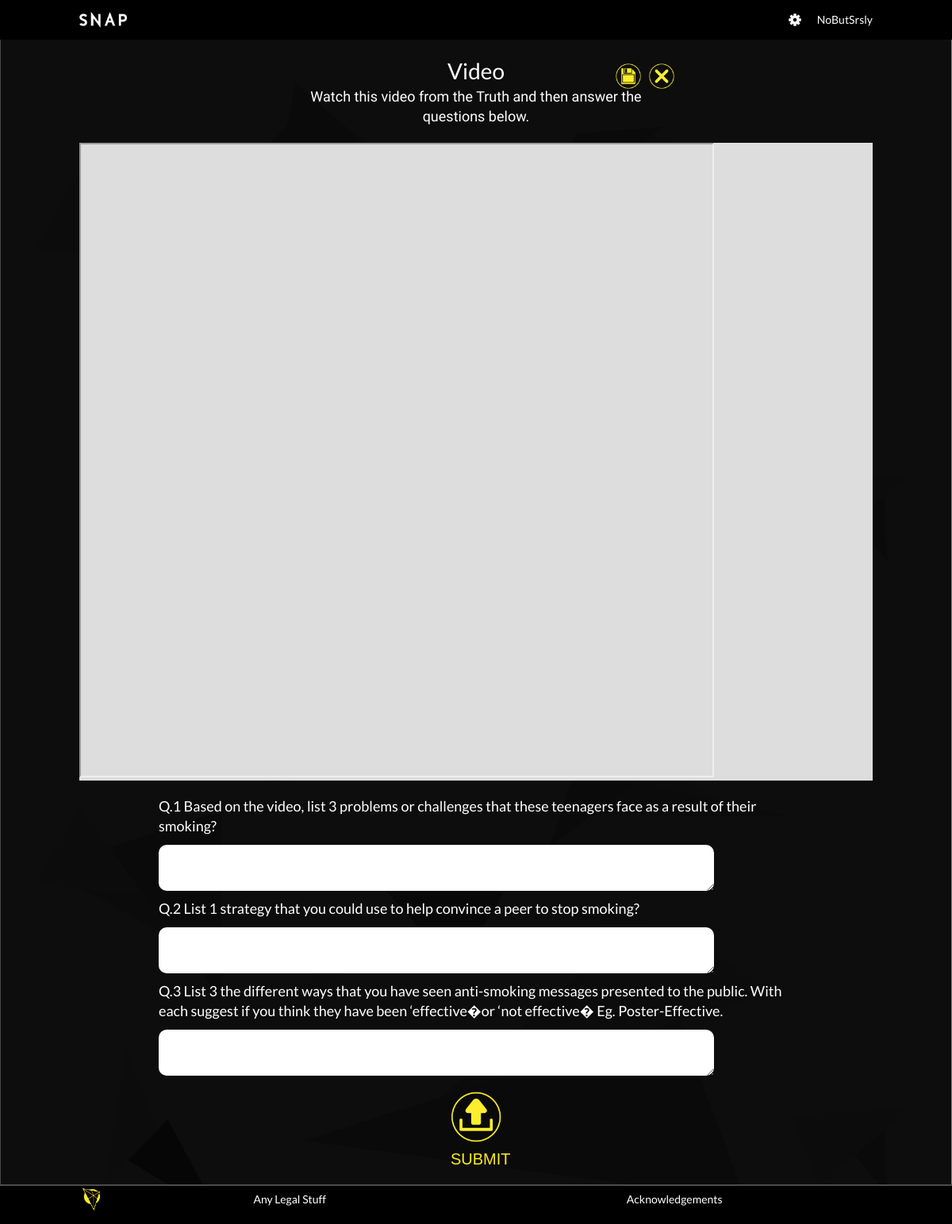
Screenshot of /student/video.php?quiz_id=3 (signed in) with the database file from the repository.
### tables this page shows
CREATE TABLE IF NOT EXISTS `Learning_Material` (
  QuizID   MEDIUMINT,
  Content  LONGTEXT,
  Excluded MEDIUMINT DEFAULT 0,
  CONSTRAINT Learning_Material_QuizID_PK PRIMARY KEY (QuizID),
  CONSTRAINT Learning_Material_QuizID_FK FOREIGN KEY (QuizID)
  REFERENCES Quiz (QuizID)
    ON DELETE CASCADE
    ON UPDATE CASCADE
);

CREATE TABLE IF NOT EXISTS `SAQ_Question` (
  SAQID    MEDIUMINT AUTO_INCREMENT,
  Question TEXT,
  Points   MEDIUMINT,
  QuizID   MEDIUMINT,
  CONSTRAINT SAQ_Question_SAQID_PK PRIMARY KEY (SAQID),
  CONSTRAINT SAQ_Question_QuizID_FK FOREIGN KEY (QuizID)
  REFERENCES SAQ_Section (QuizID)
    ON DELETE CASCADE
    ON UPDATE CASCADE
);

### mysql-lib.php (called while the page is built, shortened)
<?php
function getClass(PDO $conn, $classID)
{
    return getRecord($conn, $classID, "Class");
}
function getStudent(PDO $conn, $studentID)
{
    return getRecord($conn, $studentID, "Student", array("Class"));
}
function getMaxWeek(PDO $conn)
{
    $weekSql = "SELECT MAX(Week) AS WeekNum FROM Quiz";
    $weekQuery = $conn->prepare($weekSql);
    $weekQuery->execute();
    $weekResult = $weekQuery->fetch(PDO::FETCH_OBJ);
    return $weekResult;
}
function getSAQQuestions(PDO $conn, $quizID)
{
    $saqQuesSql = "SELECT *
                    FROM SAQ_Section NATURAL JOIN SAQ_Question
                    WHERE QuizID = ?
                    ORDER BY SAQID";
    $saqQuesQuery = $conn->prepare($saqQuesSql);
    $saqQuesQuery->execute(array($quizID));
    $saqQuesResult = $saqQuesQuery->fetchAll(PDO::FETCH_OBJ);
    return $saqQuesResult;
}
function getLearningMaterial(PDO $conn, $quizID)
{
    return getRecord($conn, $quizID, "Learning_Material", array("Quiz", "Topic"));
}
function getQuizStatus(PDO $conn, $quizID, $studentID)
{
    $statusSql = "SELECT COUNT(*) FROM Quiz_Record
					  WHERE QuizID = ? AND StudentID = ?";
    $statusQuery = $conn->prepare($statusSql);
    $statusQuery->execute(array($quizID, $studentID));
    if ($statusQuery->fetchColumn() == 1) {
        $statusSql = "SELECT `Status` FROM Quiz_Record
						  WHERE QuizID = ? AND StudentID = ?";
        $statusQuery = $conn->prepare($statusSql);
        $statusQuery->execute(array($quizID, $studentID));
        $statusResult = $statusQuery->fetch(PDO::FETCH_OBJ);
        return $statusResult->Status;
    } else {
        return "UNANSWERED";
    }
}
function getStudentWeek(PDO $conn, $studentID)
{
    $classID = getStudent($conn, $studentID)->ClassID;
    $week = min(getClass($conn, $classID)->UnlockedProgress, getMaxWeek($conn)->WeekNum);
    return $week;
}
function getTablePK(PDO $conn, $tableName)
{
    $tableSql = "SHOW KEYS FROM $tableName WHERE Key_name = 'PRIMARY'";
    $tableQuery = $conn->prepare($tableSql);
    $tableQuery->execute();
    $tableResult = $tableQuery->fetchAll(PDO::FETCH_OBJ);
    $tablePK = $tableResult[0]->Column_name;
    return $tablePK;
}
function getRecord(PDO $conn, $recordID, $tableName, array $joinTables = null)
{
    $tablePK = getTablePK($conn, $tableName);
    $tableSql = "SELECT COUNT(*)
				 FROM $tableName
				 WHERE $tablePK = ?";
    $tableQuery = $conn->prepare($tableSql);
    $tableQuery->execute(array($recordID));
    $tableSql = "SELECT * FROM $tableName";
    if ($joinTables != null) {
        foreach ($joinTables as $joinTable) {
            $tableSql .= " NATURAL JOIN " . $joinTable;
        }
    }
    $tableSql .= " WHERE $tablePK = ?";
    $tableQuery = $conn->prepare($tableSql);
    $tableQuery->execute(array($recordID));
    $tableResult = $tableQuery->fetch(PDO::FETCH_OBJ);
    return $tableResult;
}
?>

### student/video.php (the view, shortened to what this page needs)
<?php
    require_once("../mysql-lib.php");
    $pageName = "video";
    if($_SERVER["REQUEST_METHOD"] == "GET"){
        if(isset($_GET["quiz_id"])){
            $quizID = $_GET["quiz_id"];
        } else{
        }
    } else {
    }
    $conn = null;
    try {
        $conn = db_connect();
        $week = getWeekByQuiz($conn, $quizID);
        if ($week > getStudentWeek($conn, $studentID)) {
            echo '<script>alert("This is a locked quiz!")</script>';
            echo '<script>window.location="game-home.php"</script>';
        }
        $status = getQuizStatus($conn, $quizID, $studentID);
        if (getQuizExtraAttr($conn, $quizID)) {
            $backPage = "extra-activities.php?week=".$week;
        } else {
            $backPage = "weekly-task.php?quiz_id=".$quizID;
        }
        $mediaContent = getLearningMaterial($conn, $quizID);
        $mediaQuestions = getSAQQuestions($conn, $quizID);
    } catch(Exception $e) {
        if($conn != null) {
            db_close($conn);
        }
        debug_err($pageName, $e);
        exit;
    }
?>
<!DOCTYPE html>
<html lang="en">
<head>
    <link rel="stylesheet" href="./css/common.css">
</head>
<body>
<div class="page-wrapper">
    <div class="header-wrapper">
        <div class="header">
            <a class="home-link">SNAP</a>
            <div class="settings">
                <div class="setting-icon dropdown">
                </div>
                <a href="#" class="setting-text">NoButSrsly</a>
            </div>
        </div>
    </div>
    <div class="content-wrapper">
        <div class="video-container">
            <div class="video-header">
                <h2 class="h2 video-title">Video</h2>
                <div class="p1 video-prompt">
                    Watch this video from the Truth and then answer the questions below.
                </div>
            </div>
            <div class="video-content">
                <?php echo htmlspecialchars_decode($mediaContent->Content) ?>
            </div>
        </div>
        <div class="question-container">
            <form class="question-form ">
<?php
            for($i = 0; $i < count($mediaQuestions); $i++) { ?>
                <label class="question-item">
                    <span class="question-title h5"><?php echo 'Q.'.($i+1).' '.$mediaQuestions[$i]->Question ?></span>
                        <span class="question-content">
<?php               switch ($status) {
                        case "UNANSWERED": ?>
                            <textarea  cols="30" rows="3" class="question-area p2" name="<?php echo $mediaQuestions[$i]->SAQID ?>"></textarea>
<?php                       break;
                        case "UNSUBMITTED": ?>
<?php                       break;
                    } ?>
                        </span>
                </label>
<?php       } ?>
<?php
            if($status=="UNANSWERED" || $status=="UNSUBMITTED") { ?>
                <button type="submit" class="question-submit">
                    <span class="question-submit-icon"></span>
                    SUBMIT
                </button>
<?php       } ?>
            </form>
        </div>
    </div>
    <ul class="task-operation">
        <li class="save-task">
            <a href="javascript:;" title="Save"></a>
        </li>
        <li class="cancel-task">
            <a href="<?php echo $backPage?>" title="Cancel Task"></a>
        </li>
    </ul>
    <div class="footer-wrapper">
        <div class="footer">
            <div class="footer-content">
                <a href="#" class="footer-logo"></a>
                <ul class="footer-nav">
                    <li class="footer-nav-item"><a href="#">Any Legal Stuff</a></li>
                    <li class="footer-nav-item"><a href="#">Acknowledgements</a></li>
                </ul>
            </div>
        </div>
    </div>
</div>
</body>
</html>

### student/css/common.css (style rules this page uses)
html { box-sizing: border-box; }
*, *::before, *::after { box-sizing: inherit; margin: 0; padding: 0; }
body { -webkit-font-smoothing: antialiased; -moz-osx-font-smoothing: grayscale; font-family: 'Lato', sans-serif; font-size: 14px; line-height: 1.4; color: #fff; overflow-x: hidden; background-size: 100% 100%; background-image: url("../img/main_background.jpg"); }
ul, ol { list-style: none; margin: 0; padding: 0; }
a { color: #fff; text-decoration: none; }
h2 { font-weight: normal; }
html, body { height: 100%; }
.page-wrapper { height: 100%; padding-top: 50px; }
.header-wrapper { position: fixed; top: 0; left: 0; right: 0; height: 50px; z-index: 1024; background-color: #000; }
.content-wrapper { min-height: calc(100% - 50px); }
.footer-wrapper { height: 50px; }
.h1, .h2, .h3, .h4, .h5 { font-family: Lato, serif; }
.h2 { font-size: 28px; }
.h5 { font-size: 18px; }
.p1, .p2, .p3 { font-family: Maitree, serif; }
.p1 { font-size: 18px; }
.p2 { font-size: 14px; }
.header { font-family: 'Lato', sans-serif; height: 50px; max-width: 1000px; margin: 0 auto; }
.home-link { float: left; text-indent: -9999em; width: 60px; height: 20px; background-size: 100% 100%; margin-top: 15px; background-image: url("../img/snap_single_wordform_white.png"); }
.settings { float: right; }
.setting-icon { float: left; margin-top: 17px; margin-right: 20px; width: 16px; height: 16px; display: inline-block; cursor: pointer; background-size: 100% 100%; background-image: url("../img/settings_icon.png"); }
.setting-text { float: left; height: 50px; line-height: 50px; }
.footer { border-top: 2px solid #4c4c4c; background-color: #000; font-family: 'Lato', sans-serif; height: 50px; }
.footer-content { max-width: 1000px; margin: 0 auto; overflow: hidden; }
.footer-logo { float: left; width: 30px; height: 30px; background-size: 100% 100%; background-image: url("../img/footer-logo.png"); margin: 2px 0; }
.footer-nav { display: -webkit-box; display: -webkit-flex; display: -moz-flex; display: -ms-flexbox; display: flex; -ms-flex-pack: distribute; -webkit-justify-content: space-around; -moz-justify-content: space-around; justify-content: space-around; }
.footer-nav-item { display: inline-block; }
.footer-nav-item a { display: inline-block; line-height: 1; margin-top: 10px; }
.dropdown { position: relative; }
.question-form { width: 100%; }
.question-item { display: block; margin-bottom: 10px; }
.question-title { margin-bottom: 10px; display: block; }
.question-content { display: block; width: 100%; overflow: hidden; position: relative; }
.question-field, .question-area { float: left; width: calc(100% - 100px); border-radius: 10px; border: 0; height: 30px; line-height: 30px; padding: 0 10px; }
.question-area { height: auto; line-height: 1.4; }
.question-submit { display: block; width: 64px; text-align: center; margin: 20px auto; color: #fcec1b; background-color: transparent; cursor: pointer; font-size: 20px; border: 0; }
.question-submit-icon { display: block; width: 64px; height: 64px; background-size: 100% 100%; background-image: url("../img/submit_icon.png"); margin-bottom: 10px; }
.task-operation { position: fixed; top: 80px; z-index: 1024; }
.task-operation li { float: left; width: 32px; height: 32px; margin-left: 10px; }
.task-operation a { display: block; width: 32px; height: 32px; margin: 0 auto 10px; background-size: 100% 100%; background-image: url("../img/cancel_icon.png"); cursor: pointer; }
.task-operation .save-task a { background-image: url("../img/save_file_icon.png"); }

### student/video.php (style rules this page uses)
.video-container { max-width: 1000px; margin: 0 auto 20px; }
.video-header { margin: 20px auto; text-align: center; }
.video-prompt { width: 500px; margin: 0 auto; }
.video-content { width: 100%; background-color: #ddd; }
.video-content iframe { width: 800px; height: 800px; }
.question-container { max-width: 800px; margin: 0 auto; }
.task-operation { right: 350px; }

### rows the page displays
saq_question: Question "Based on the video, list 3 problems or challenges that these teenagers face as a result of their smoking?"
saq_question: Question "List 1 strategy that you could use to help convince a peer to stop smoking?"
saq_question: Question "List 3 the different ways that you have seen anti-smoking messages presented to the public. With each suggest if you think they have been ‘effective�or ‘not effective� Eg. Poster-Effective."
